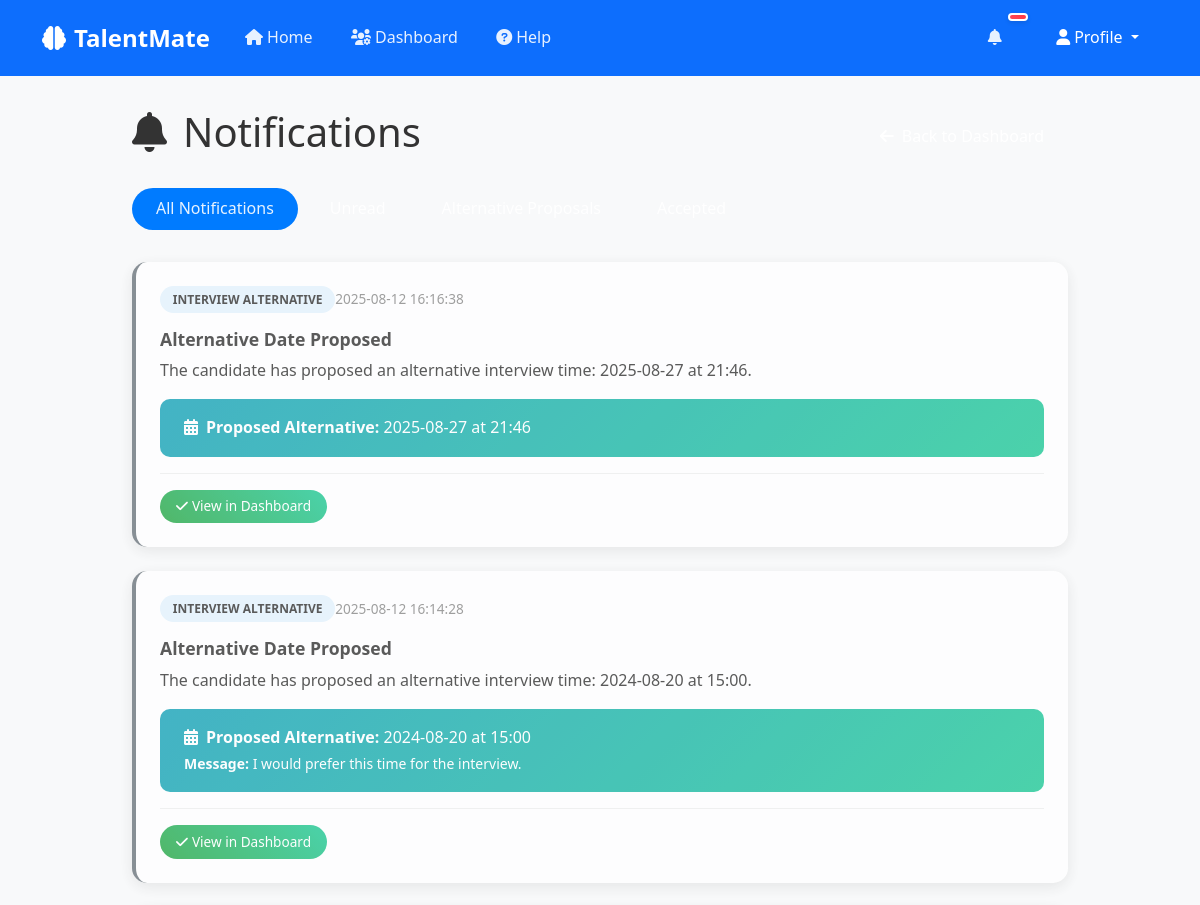
/recruiter/notifications (signed in, upper part), run on an earlier commit of the app's database.
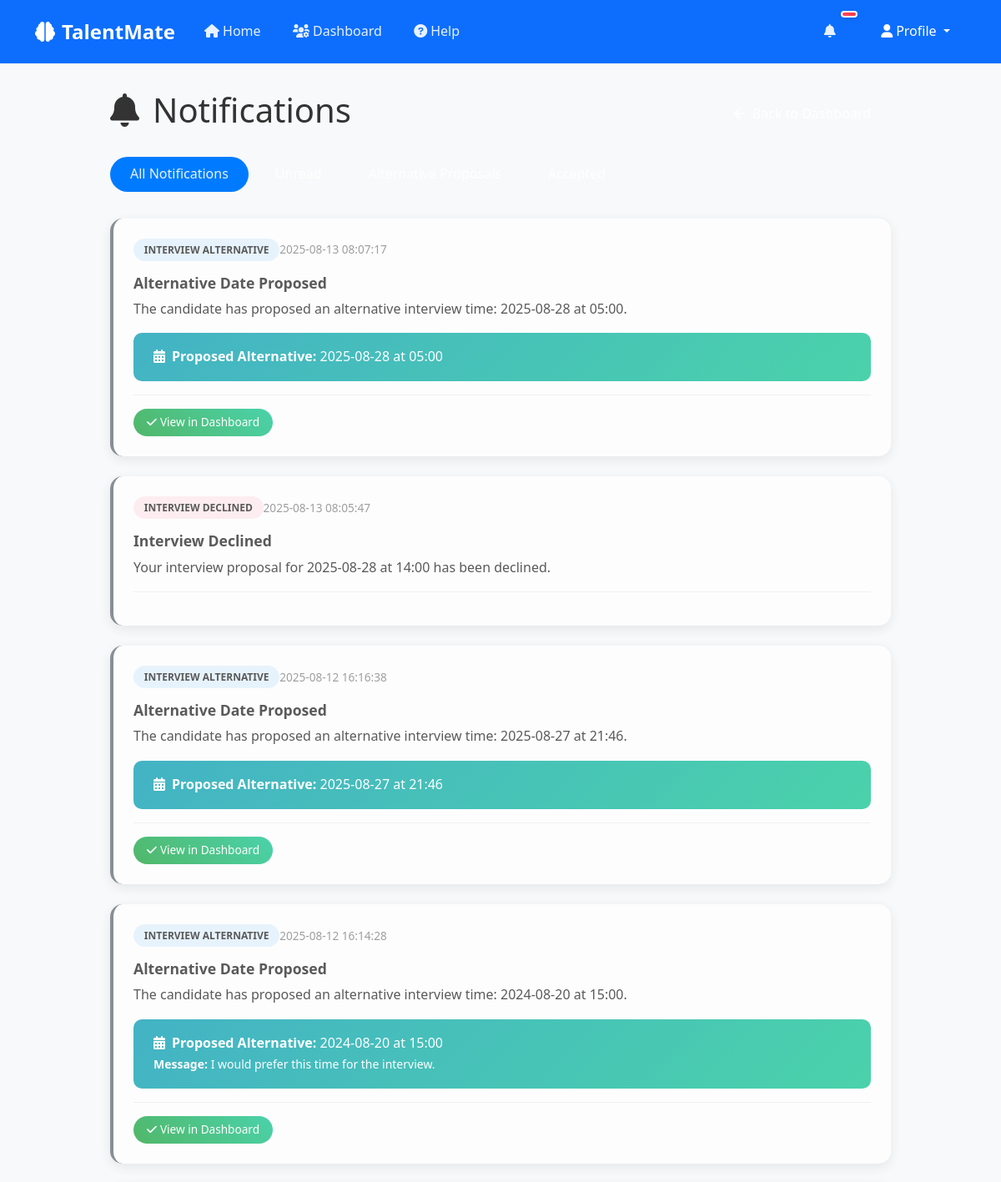
And on a later commit of the database.
### tables this page shows
CREATE TABLE notifications (
            id INTEGER PRIMARY KEY AUTOINCREMENT,
            user_id INTEGER NOT NULL,
            type TEXT NOT NULL,  -- 'interview_result', 'interview_request', 'interview_confirmed', etc.
            title TEXT NOT NULL,
            message TEXT NOT NULL,
            data TEXT,  -- JSON data for additional info
            is_read BOOLEAN DEFAULT FALSE,
            created_at TIMESTAMP DEFAULT CURRENT_TIMESTAMP,
            updated_at TIMESTAMP DEFAULT CURRENT_TIMESTAMP,
            FOREIGN KEY (user_id) REFERENCES users (id)
        );

### app.py (the view)
@app.route('/recruiter/notifications')
@login_required
def recruiter_notifications():
    if session.get('user_role') != 'recruiter':
        flash('Access denied. Recruiter privileges required.', 'error')
        return redirect(url_for('home'))
    conn = sqlite3.connect('talentmate.db')
    cursor = conn.cursor()
    cursor.execute('''
        SELECT id, type, title, message, data, is_read, created_at
        FROM notifications
        WHERE user_id = ?
        ORDER BY created_at DESC
    ''', (session['user_id'],))
    notifications = cursor.fetchall()
    conn.close()
    formatted_notifications = []
    for notification in notifications:
        notification_data = json.loads(notification[4]) if notification[4] else {}
        formatted_notifications.append({
            'id': notification[0],
            'type': notification[1],
            'title': notification[2],
            'message': notification[3],
            'data': notification_data,
            'is_read': notification[5],
            'created_at': notification[6]
        })
    return render_template('recruiter_notifications.html', notifications=formatted_notifications)

### app.py (called while the page is built)
def login_required(f):
    @wraps(f)
    def decorated_function(*args, **kwargs):
        if 'user_id' not in session:
            flash('Please log in to access this page.', 'error')
            return redirect(url_for('login'))
        return f(*args, **kwargs)
    return decorated_function

### templates/recruiter_notifications.html (shortened to what this page needs)
{% extends "base.html" %}
{% block content %}
<div class="notifications-container">
    <div class="d-flex justify-content-between align-items-center mb-4">
        <h1><i class="fas fa-bell me-3"></i>Notifications</h1>
        <a href="{{ url_for('recruiter_dashboard') }}" class="btn btn-outline-primary">
            <i class="fas fa-arrow-left me-2"></i>Back to Dashboard
        </a>
    </div>
    <ul class="nav filter-tabs" id="notificationTabs">
        <li class="nav-item">
            <a class="nav-link active" href="#" data-filter="all">All Notifications</a>
        </li>
        <li class="nav-item">
            <a class="nav-link" href="#" data-filter="unread">Unread</a>
        </li>
        <li class="nav-item">
            <a class="nav-link" href="#" data-filter="interview_alternative">Alternative Proposals</a>
        </li>
        <li class="nav-item">
            <a class="nav-link" href="#" data-filter="interview_accepted">Accepted</a>
        </li>
    </ul>
    <div id="notificationsList">
        {% if notifications %}
            {% for notification in notifications %}
            <div class="notification-card {{ 'unread' if not notification.is_read else 'read' }}"
                 data-type="{{ notification.type }}"
                 data-read="{{ notification.is_read }}">
                <div class="notification-header">
                    <span class="notification-type-badge notification-type-{{ notification.type }}">
                        {{ notification.type.replace('_', ' ').title() }}
                    </span>
                    <small class="notification-time">
                        {{ moment(notification.created_at).fromNow() if moment else notification.created_at }}
                    </small>
                </div>
                <h5 class="notification-title">{{ notification.title }}</h5>
                <p class="notification-message">{{ notification.message }}</p>
                {% if notification.type == 'interview_alternative' and notification.data %}
                <div class="alert alert-info">
                    <strong><i class="fas fa-calendar-alt me-2"></i>Proposed Alternative:</strong>
                    {{ notification.data.alternative_date }} at {{ notification.data.alternative_time }}
                    {% if notification.data.user_message %}
                    <br><small><strong>Message:</strong> {{ notification.data.user_message }}</small>
                    {% endif %}
                </div>
                {% endif %}
                <div class="notification-actions">
                    {% if notification.type == 'interview_alternative' and notification.data.request_id %}
                    <button class="btn btn-sm btn-success btn-notification"
                            onclick="handleAlternative({{ notification.data.request_id }}, '{{ notification.data.alternative_date }}', '{{ notification.data.alternative_time }}')">
                        <i class="fas fa-check me-1"></i>View in Dashboard
                    </button>
                    {% endif %}
                </div>
            </div>
            {% endfor %}
        {% else %}
            <div class="empty-state">
                <i class="fas fa-bell"></i>
                <h4>No Notifications</h4>
                <p>You'll see notifications here when candidates respond to your interview invitations.</p>
            </div>
        {% endif %}
    </div>
</div>
{% endblock %}

What changed in the data, as far as the page shows it:
added notifications: type.replace "INTERVIEW ALTERNATIVE", created_at "2025-08-13 08:07:17", title "Alternative Date Proposed", message "The candidate has proposed an alternative interview time: 2025-08-28 at 05:00.", data.alternative_date "2025-08-28", data.alternative_time "05:00"
added notifications: type.replace "INTERVIEW DECLINED", created_at "2025-08-13 08:05:47", title "Interview Declined", message "Your interview proposal for 2025-08-28 at 14:00 has been declined."
